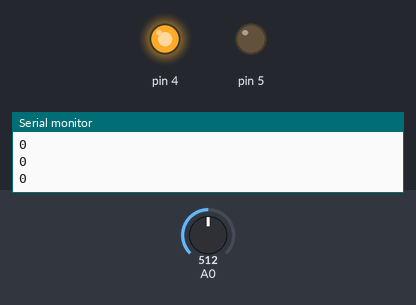
A sketch run on a simulated Arduino Uno, built with avr-gcc and run on an emulated ATmega328P. Shown: output pins drawn as LEDs (lit = HIGH), the last lines printed to the serial monitor. Inputs (shaded band) come from the test bench; at power-on: A0 = 512.

Above: at 3.0 s.
3.1 s: A0 set to 533
At 3.3 s:
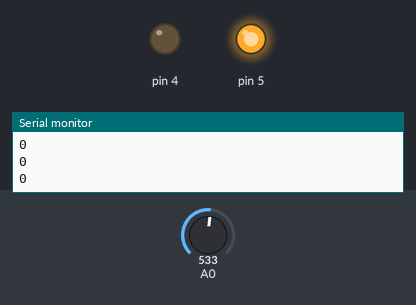
6.1 s: A0 set to 511
At 6.6 s:
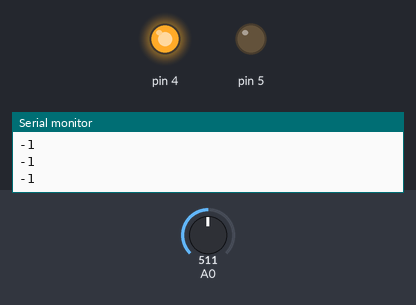
9.1 s: A0 set to 716
At 9.31 s:
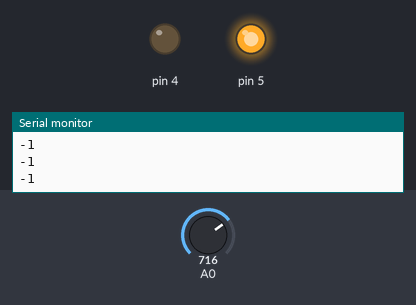
Timing chart, 0 to 12.1 s (numbered marks = the images above; inputs shaded):
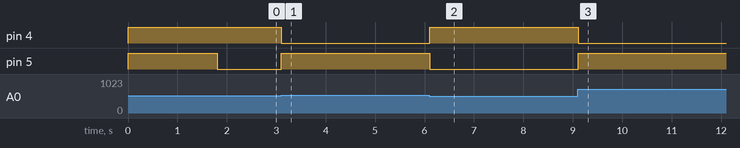

Measured:
- the behaviour switches between 522 and 523 on A0 (found by bisection; images 0 and 1)
- after the input at 3.1 s, pin 4: HIGH → LOW at once; pin 5: LOW → HIGH at once
- after the input at 6.1 s, pin 4: LOW → HIGH at once; pin 5: HIGH → LOW at once
- after the input at 9.1 s, pin 4: HIGH → LOW at once; pin 5: LOW → HIGH at once

The sketch:

BlowToOpenDemo.ino
```cpp
int inc = 0;
class Sensor {
  int pin;
  int baseVal;
public:
  void set_pin(int pin_val){ pin = pin_val;
  pinMode(pin, INPUT);
  delay(300);
  for (inc = 0; inc<15; inc++){
    baseVal += analogRead(pin);
    delay(100);
  }
      baseVal = baseVal/15;
  }
  int getValue(){return analogRead(pin)-baseVal;}
};
class Valve{
  int OpenPin, ClosePin;

  void start_open(){
    // Changes relays to state that opens valve
    digitalWrite(OpenPin, LOW);
    digitalWrite(ClosePin, HIGH);
  }
  void start_close(){
    // Changes relays to state that closes valve
    digitalWrite(OpenPin, HIGH);
    digitalWrite(ClosePin, LOW);
  }
  void hold_position(){
    // Changes relays to state that holds the
    // valve in its current position
    digitalWrite(OpenPin, HIGH);
    digitalWrite(ClosePin, HIGH);
  }
public:
  void set_pins(int Open_Pin, int Close_Pin){
    OpenPin = Open_Pin;
    ClosePin = Close_Pin;
    pinMode(OpenPin, OUTPUT);
    pinMode(ClosePin, OUTPUT);
    hold_position();
  }
  void open(){
    // Open valve all the way
    start_open();
    delay(5000);
    hold_position();
  }
  void open(int time){
    // Open valve for a set amount of time
    // Input: time - the time in ms to open for
    start_open();
    delay(time);
    hold_position();
  }
  void close(){
    // Close valve all the way
    start_close();
    delay(5000);
    hold_position();
  }
  void close(int time){
    // Close valve for a set amount of time
    // Input: time - the time in ms to close for
    start_close();
    delay(time);
    hold_position();
  }
};

const int relay1 = 4;
const int relay2 = 5;

//TODO - Add a power sensor to determine state of valve

Valve v;
Sensor p;

void setup() {
  // Initialize the control system
  v.set_pins(relay1, relay2);
  p.set_pin(A0);
  Serial.begin(9600);
}
int pVal;
void loop() {
  // put your main code here, to run repeatedly:
  pVal = p.getValue();
  if(pVal>10){
    v.open(200);
  }else{
    v.close(100);
  }

  Serial.println(pVal);


/*
  digitalWrite(relay1, HIGH);
  digitalWrite(relay2, LOW);
  delay(2000);

  digitalWrite(relay1, HIGH);
  digitalWrite(relay2, HIGH);
  delay(2000);

  digitalWrite(relay1, LOW);
  digitalWrite(relay2, HIGH);
  delay(2000);
   digitalWrite(relay1, HIGH);
  digitalWrite(relay2, HIGH);
  delay(2000);
  */
}
```
